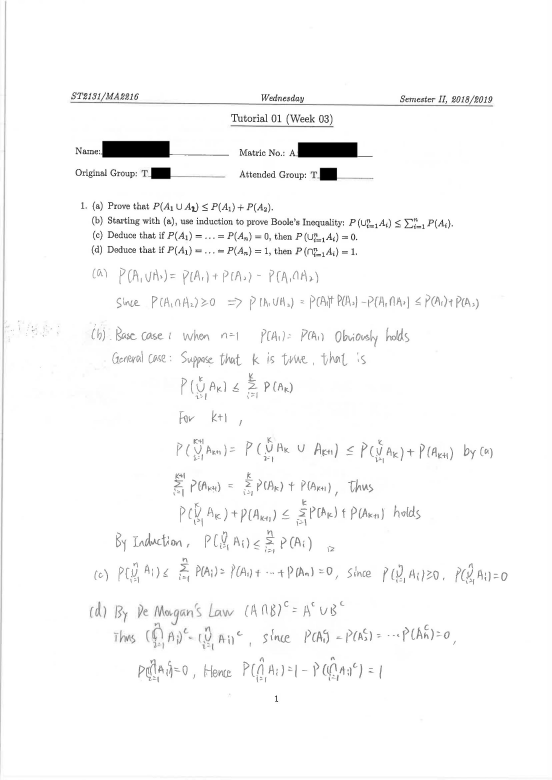
#> input picture ocr/modified-data/page42.jpg, 1654 x 2338 px, found by its file name (shown at 1/3 size)
$ jupyter execute --allow-errors ocr-j.ipynb   (shell and % lines are left out)   (older library calls are emulated)
#> lines starting #> are read from the running program, lines starting #| are printed output that depends on the picture; after the words box and inside, x2 and y2 are one past the last pixel; in counts of white or black regions, pixels touching at a corner belong together
### app/backend/download/breta-repo/src/ocr/helpers.py
# -*- coding: utf-8 -*-
"""
Helper functions for ocr project
"""
import cv2
import matplotlib.pyplot as plt
import numpy as np

SMALL_HEIGHT = 800


def implt(img, cmp=None, t=""):
    """Show image using plt."""
    plt.imshow(img, cmap=cmp)
    plt.title(t)
    plt.show()


def resize(img, height=SMALL_HEIGHT, always=False):
    """Resize image to given height."""
    if img.shape[0] > height or always:
        rat = height / img.shape[0]
        return cv2.resize(img, (int(rat * img.shape[1]), height))

    return img


def ratio(img, height=SMALL_HEIGHT):
    """Getting scale ratio."""
    return img.shape[0] / height


# [12 lines left out: function img_extend, not called in this run]

### app/backend/download/breta-repo/src/ocr/page.py
# -*- coding: utf-8 -*-
"""
Crop background and transform perspective from the photo of page
"""
import cv2
import numpy as np

from .helpers import *


def detection(image, area_thresh=0.5):
    """Finding Page."""
    small = resize(image)
    # Edge detection
    image_edges = _edges_detection(small, 200, 250)

    # Close gaps between edges (double page clouse => rectangle kernel)
    closed_edges = cv2.morphologyEx(image_edges, cv2.MORPH_CLOSE, np.ones((5, 11)))
    # Countours
    page_contour = _find_page_contours(closed_edges, small, area_thresh)

    # Recalculate to original scale
    page_contour = page_contour.dot(ratio(image, small.shape[0]))
    # Transform prespective
    new_image = _persp_transform(image, page_contour)
    return new_image


def _edges_detection(img, minVal, maxVal):
    """Preprocessing (gray, thresh, filter, border) + Canny edge detection."""
    img = cv2.cvtColor(img, cv2.COLOR_BGR2GRAY)

    img = cv2.bilateralFilter(img, 9, 75, 75)
    img = cv2.adaptiveThreshold(
        img, 255, cv2.ADAPTIVE_THRESH_GAUSSIAN_C, cv2.THRESH_BINARY, 115, 4
    )

    # Median blur replace center pixel by median of pixels under kelner
    # => removes thin details
    img = cv2.medianBlur(img, 11)

    # Add black border - detection of border touching pages
    img = cv2.copyMakeBorder(img, 5, 5, 5, 5, cv2.BORDER_CONSTANT, value=[0, 0, 0])
    return cv2.Canny(img, minVal, maxVal)


def _four_corners_sort(pts):
    """Sort corners in order: top-left, bot-left, bot-right, top-right."""
    diff = np.diff(pts, axis=1)
    summ = pts.sum(axis=1)
    return np.array(
        [
            pts[np.argmin(summ)],
            pts[np.argmax(diff)],
            pts[np.argmax(summ)],
            pts[np.argmin(diff)],
        ]
    )


def _contour_offset(cnt, offset):
    """Offset contour because of 5px border."""
    cnt += offset
    cnt[cnt < 0] = 0
    return cnt


def _find_page_contours(edges, img, area_thresh):
    """Finding corner points of page contour."""
    contours, hierarchy = cv2.findContours(
        edges, cv2.RETR_TREE, cv2.CHAIN_APPROX_SIMPLE
    )

    # Finding biggest rectangle otherwise return original corners
    height = edges.shape[0]
    width = edges.shape[1]
    MIN_COUNTOUR_AREA = height * width * area_thresh
    MAX_COUNTOUR_AREA = (width - 10) * (height - 10)

    max_area = MIN_COUNTOUR_AREA
    page_contour = np.array(
        [[0, 0], [0, height - 5], [width - 5, height - 5], [width - 5, 0]]
    )

    for cnt in contours:
        perimeter = cv2.arcLength(cnt, True)
        approx = cv2.approxPolyDP(cnt, 0.03 * perimeter, True)

        # Page has 4 corners and it is convex
        if (
            len(approx) == 4
            and cv2.isContourConvex(approx)
            and max_area < cv2.contourArea(approx) < MAX_COUNTOUR_AREA
        ):

            max_area = cv2.contourArea(approx)
            page_contour = approx[:, 0]

    # Sort corners and offset them
    page_contour = _four_corners_sort(page_contour)
    return _contour_offset(page_contour, (-5, -5))


def _persp_transform(img, s_points):
    """Transform perspective from start points to target points."""
    # Euclidean distance - calculate maximum height and width
    height = max(
        np.linalg.norm(s_points[0] - s_points[1]),
        np.linalg.norm(s_points[2] - s_points[3]),
    )
    width = max(
        np.linalg.norm(s_points[1] - s_points[2]),
        np.linalg.norm(s_points[3] - s_points[0]),
    )

    # Create target points
    t_points = np.array([[0, 0], [0, height], [width, height], [width, 0]], np.float32)

    # getPerspectiveTransform() needs float32
    if s_points.dtype != np.float32:
        s_points = s_points.astype(np.float32)

    M = cv2.getPerspectiveTransform(s_points, t_points)
    return cv2.warpPerspective(img, M, (int(width), int(height)))

### app/backend/download/breta-repo/src/ocr/tfhelpers.py
# -*- coding: utf-8 -*-
"""
Provide functions and classes:
Model       = Class for loading and using trained models from tensorflow
create_cell = function for creatting RNN cells with wrappers
"""
import tensorflow as tf
from tensorflow.python.ops.rnn_cell_impl import (DropoutWrapper, LSTMCell,
                                                 MultiRNNCell, ResidualWrapper)


class Model:
    """Loading and running isolated tf graph."""

    def __init__(self, loc, operation="activation", input_name="x"):
        """
        loc: location of file containing saved model
        operation: name of operation for running the model
        input_name: name of input placeholder
        """
        self.input = input_name + ":0"
        self.graph = tf.Graph()
        self.sess = tf.Session(graph=self.graph)
        with self.graph.as_default():
            saver = tf.train.import_meta_graph(loc + ".meta", clear_devices=True)
            saver.restore(self.sess, loc)
            self.op = self.graph.get_operation_by_name(operation).outputs[0]

    def run(self, data):
        """Run the specified operation on given data."""
        return self.sess.run(self.op, feed_dict={self.input: data})

    def eval_feed(self, feed):
        """Run the specified operation with given feed."""
        return self.sess.run(self.op, feed_dict=feed)

    # [47 lines left out: functions run_op, _create_single_cell, create_cell, not called in this run]

### ocr/ocr-j.ipynb
### Research & Information Bank

Full OCR Implementations
- https://github.com/Breta01/handwriting-ocr/tree/master/notebooks

Simple OCRs
- https://github.com/OlehOnyshchak/OCR
- https://github.com/chungkwong/mathocr-myscript
- https://github.com/DexterLei/Math-OCR

Others
- https://github.com/dkurman/handwriting_recognition/blob/develop/src/text_body_detection/notebooks/MaskRCNN.ipynb
- https://github.com/Glyphoid/math-handwriting-lib

Annotator
- https://github.com/scalabel/scalabel

### Source:  Breta01/handwriting-ocr

Command to execute in terminal
- git clone https://github.com/Breta01/handwriting-ocr.git
- conda create --name ocr-env
- conda activate ocr-env
- install Numpy (1.13), Tensorflow (1.4), OpenCV (3.1), Pandas (0.21), Matplotlib (2.1)
    - conda install tensorflow-gpu
    - conda install -c conda-forge matplotlib
- jupyter notebook

#### word detection

[cell 1]
import sys
import numpy as np
import pandas as pd
import matplotlib.pyplot as plt
import cv2

sys.path.append('../src')
from ocr.helpers import implt, resize, ratio
from ocr import page

plt.rcParams['figure.figsize'] = (15.0, 10.0)

[cell 2]
img = "page10"
# loading image (converting to RGB)
#> (the rest of this cell did not finish here and is left out)

[cell 3]
# [16 lines left out: functions sobel, edge_detect, not called in this run]

#> (a cell that did not finish here is left out)

[cell 5]
# [71 lines left out: function textDetectWatershed, not called in this run]

#> (a cell that did not finish here is left out)

#### OCR

[cell 7]
import sys
import numpy as np
import pandas as pd
import matplotlib.pyplot as plt
import tensorflow as tf
import cv2

sys.path.append('../src')
from ocr.normalization import word_normalization, letter_normalization
#> (the rest of this cell did not finish here and is left out)

from ocr.helpers import implt, resize
from ocr.tfhelpers import Model
from ocr.datahelpers import idx2char

[cell 8]
plt.rcParams['figure.figsize'] = (15.0, 10.0)

[cell 9]
IMG = 'C:\\Users\\20jam\\Documents\\always-in-progress\\DSA3101 Data Science in Practice\\project - personal attempts\\2. modified-data\\page42.jpg'
LANG = 'en'
# You can use only one of these two
# You HABE TO train the CTC model by yourself using word_classifier_CTC.ipynb
MODEL_LOC_CHARS = '../models/char-clas/' + LANG + '/CharClassifier'
MODEL_LOC_CTC = '../models/word-clas/CTC/Classifier1'

#> (a cell that did not finish here is left out)

[cell 11]
image = cv2.cvtColor(cv2.imread(IMG), cv2.COLOR_BGR2RGB)
#> image is the input picture: shape (2338, 1654, 3); min 0, max 255, mean 249.3
implt(image)

[cell 12]
# Crop image and get bounding boxes
crop = page.detection(image)
#> in resize, `return cv2.resize(img, (int(rat * img.shape[1]), height))`:
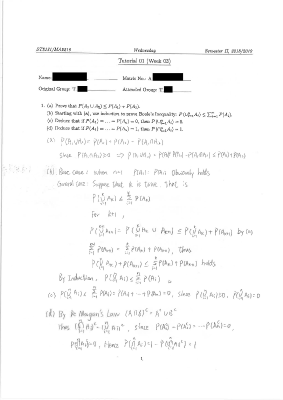
#> returned value: shape (800, 565, 3) (shown at 1/2 size); min 0, max 255, mean 249.3
#> in _edges_detection, `img = cv2.adaptiveThreshold( img, 255, cv2.ADAPTIVE_THRESH_GAUSSIAN_C,..`:
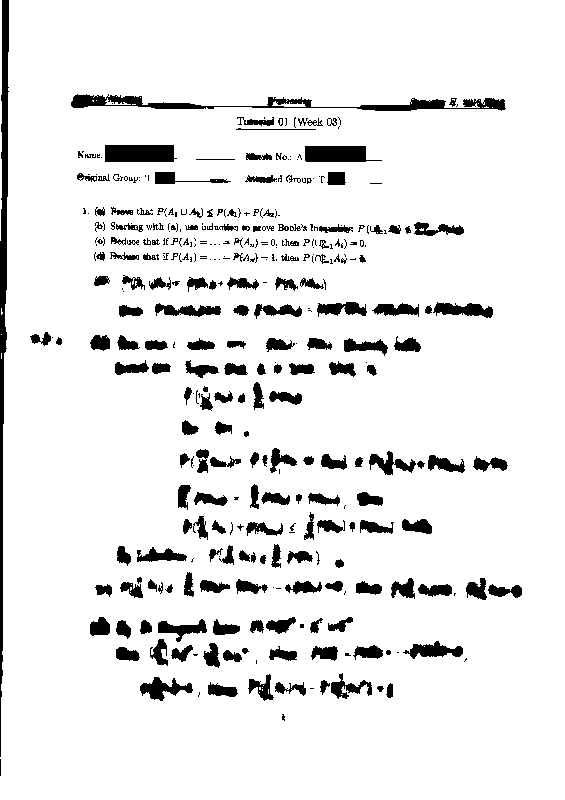
#> img: shape (800, 565); 91.5% white; 372 black regions (176 under 20 px), largest, box (x1, y1, x2, y2) and area: (0, 0, 9, 757) 3324, (71, 94, 506, 111) 2389, (105, 145, 177, 162) 1176
#> in _edges_detection, `img = cv2.medianBlur(img, 11)`:
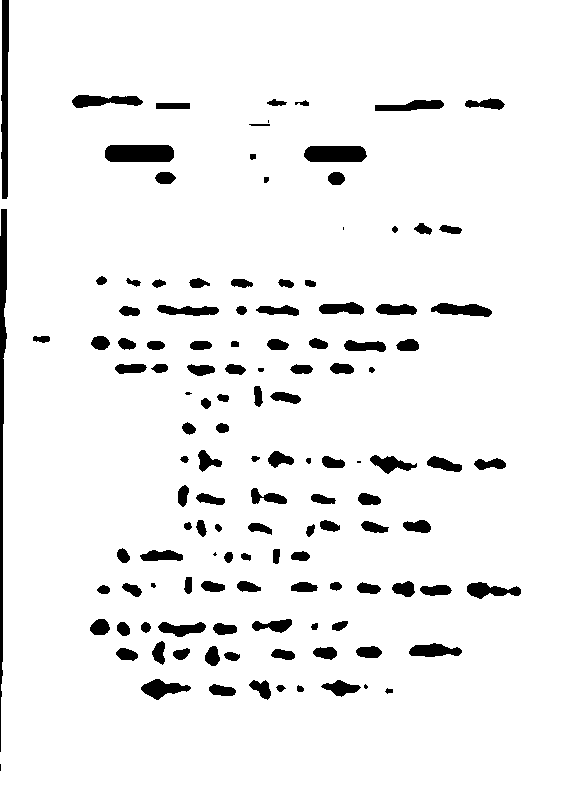
#> img: shape (800, 565); 94% white; 127 black regions (7 under 20 px), largest, box (x1, y1, x2, y2) and area: (0, 209, 7, 752) 2008, (1, 0, 9, 199) 1265, (105, 145, 174, 162) 1128
#> in _edges_detection, `img = cv2.copyMakeBorder(img, 5, 5, 5, 5, cv2.BORDER_CONSTANT, value=[..`:
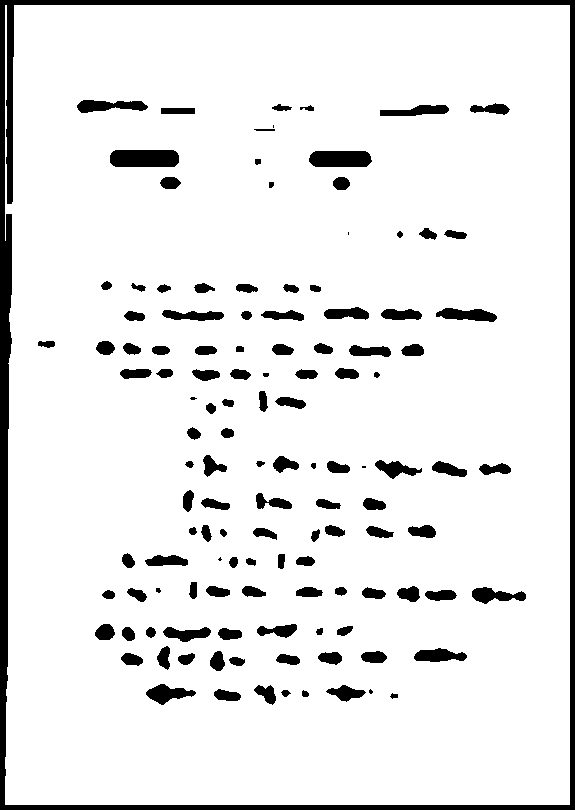
#> img: shape (810, 575); 91.3% white; 125 black regions (6 under 20 px), largest, box (x1, y1, x2, y2) and area: (0, 0, 575, 810) 17030, (110, 150, 179, 167) 1128, (309, 151, 372, 167) 938
#> in _edges_detection, `return cv2.Canny(img, minVal, maxVal)`:
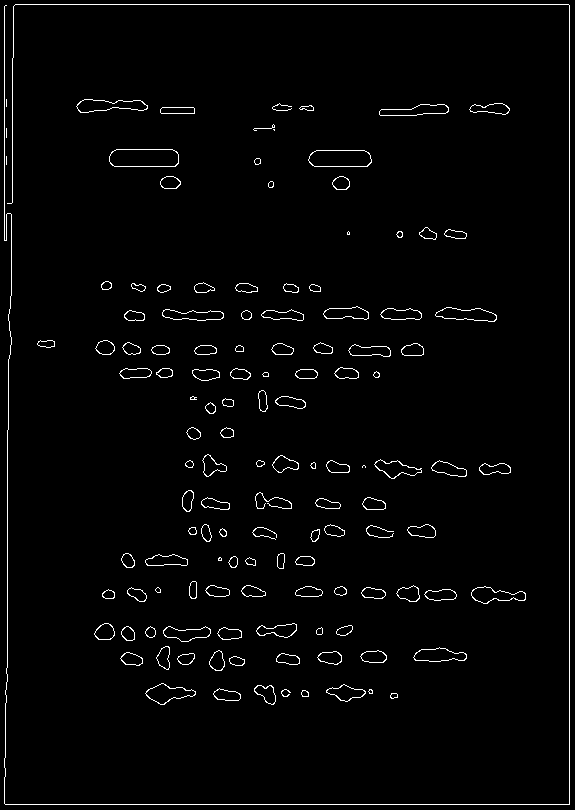
#> returned value: shape (810, 575); 2.2% white in thin lines or dots
#> in detection, `closed_edges = cv2.morphologyEx(image_edges, cv2.MORPH_CLOSE, np.ones(..`:
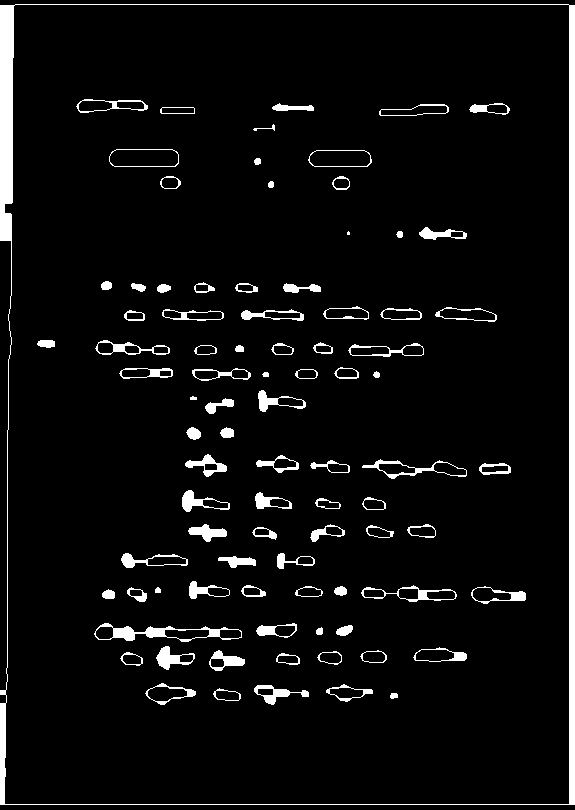
#> closed_edges: shape (810, 575); 5.3% white; 88 white regions (1 under 20 px)
#> in _find_page_contours, `contours, hierarchy = cv2.findContours( edges, cv2.RETR_TREE, cv2.CHAI..`: contours = 162 contours, 3 with area under 20; largest, box (x1, y1, x2, y2) and area: (0, 4, 575, 805) 455536, (4, 4, 570, 805) 448286, (94, 623, 242, 642) 1352, (109, 149, 179, 167) 1128, (109, 149, 179, 167) 1119
#> the loop in _find_page_contours, `for cnt in contours:` made 162 passes
#> (perimeter, max_area, page_contour) on pass 2: (2739, 446647, [[15, 4], [569, 5], [568, 804], [4, 803]])
#> after the loop in _find_page_contours, `for cnt in contours:`: max_area = 446647
#> in _four_corners_sort, `diff = np.diff(pts, axis=1)`: diff = [-11, -564, 236, 799]
#> in _four_corners_sort, `summ = pts.sum(axis=1)`: summ = [19, 574, 1372, 807]
#> in _find_page_contours, `page_contour = _four_corners_sort(page_contour)`: page_contour = [[15, 4], [4, 803], [568, 804], [569, 5]]
#> in _contour_offset, `cnt += offset`: cnt = [[10, -1], [-1, 798], [563, 799], [564, 0]]
#> in detection, `page_contour = _find_page_contours(closed_edges, small, area_thresh)`: page_contour = [[10, 0], [0, 798], [563, 799], [564, 0]]
#> in detection, `page_contour = page_contour.dot(ratio(image, small.shape[0]))`: page_contour = [[29.22, 0], [0, 2332.2], [1645.4, 2335.1], [1648.3, 0]]
#> in _persp_transform, `height = max( np.linalg.norm(s_points[0] - s_points[1]), np.linalg.nor..`: height = 2335.1
#> in _persp_transform, `width = max( np.linalg.norm(s_points[1] - s_points[2]), np.linalg.norm..`: width = 1645.4
#> in _persp_transform, `t_points = np.array([[0, 0], [0, height], [width, height], [width, 0]]..`: t_points = [[0, 0], [0, 2335.1], [1645.4, 2335.1], [1645.4, 0]]
#> in _persp_transform, `s_points = s_points.astype(np.float32)`: s_points = [[29.23, 0], [0, 2332.2], [1645.4, 2335.1], [1648.3, 0]]
#> in _persp_transform, `M = cv2.getPerspectiveTransform(s_points, t_points)`: M = [[1.02, 0.0128, -29.74], [1.45e-19, 1.02, -2.39e-16], [7.62e-07, 6.98e-06, 1]]
#> in _persp_transform, `return cv2.warpPerspective(img, M, (int(width), int(height)))`:
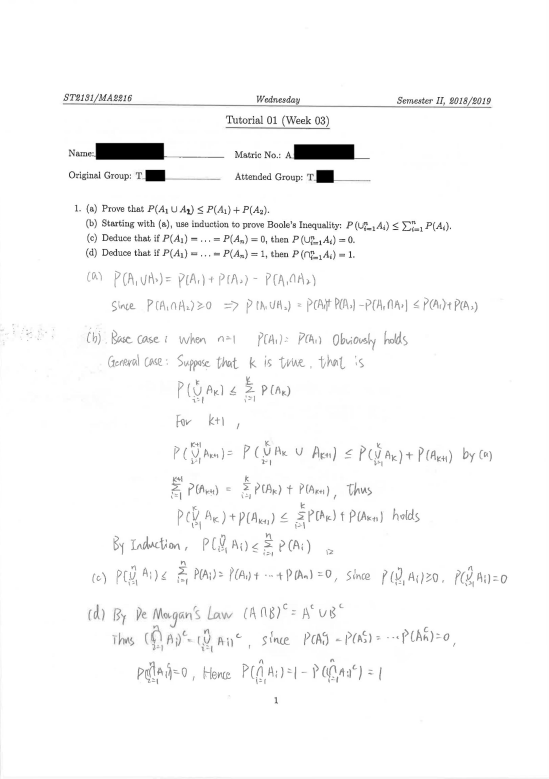
#> returned value: shape (2335, 1645, 3) (shown at 1/3 size); min 0, max 255, mean 249.4
implt(crop)
#> (the rest of this cell did not finish here and is left out)

[cell 13]
# [34 lines left out: function recognise, not called in this run]

implt(crop)

$ run again, with ocr/modified-data/page0.jpg copied over ocr/modified-data/page42.jpg
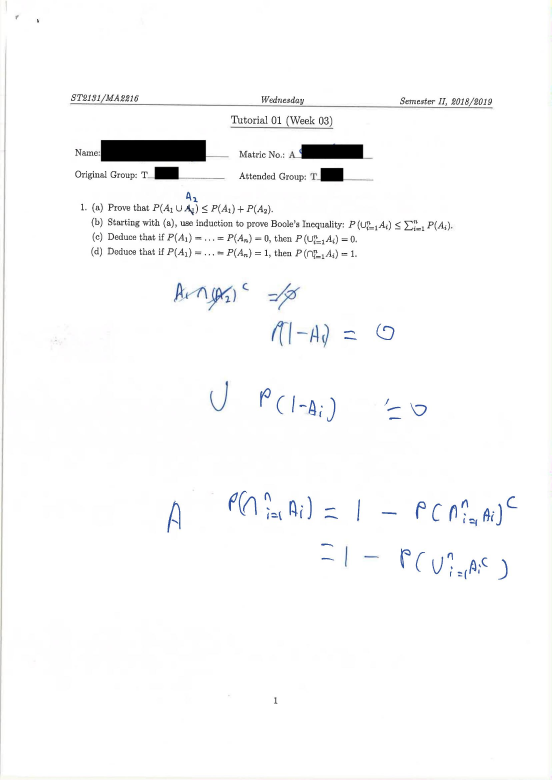
#> input picture ocr/modified-data/page0.jpg, 1654 x 2338 px, found by its file name (shown at 1/3 size)
#> in detection, `closed_edges = cv2.morphologyEx(image_edges, cv2.MORPH_CLOSE, np.ones(..`:
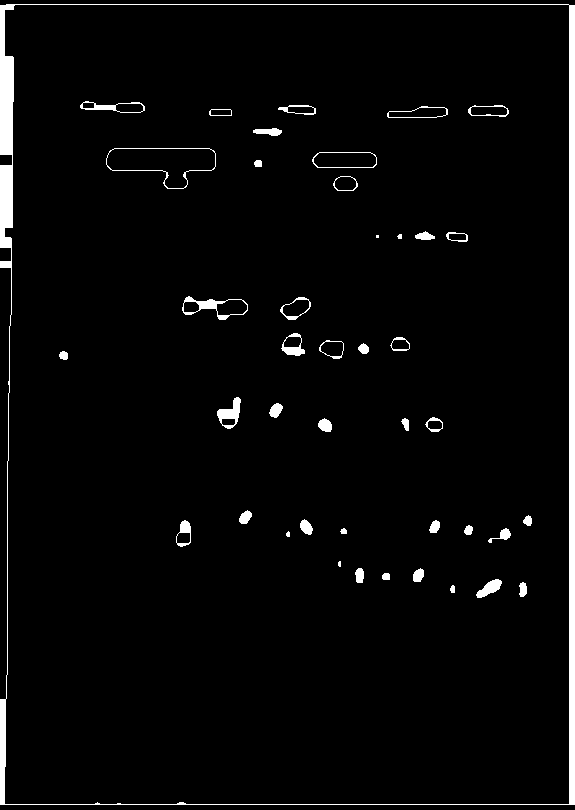
#> closed_edges: shape (810, 575); 3.2% white; 43 white regions (3 under 20 px)
#> contours = 63 contours, 4 with area under 20; largest, box (x1, y1, x2, y2) and area: (0, 4, 575, 805) 455486, (4, 4, 570, 805) 448540, (106, 148, 216, 189) 2716, (106, 148, 216, 189) 2684, (312, 152, 377, 168) 910
#> the loop in _find_page_contours, `for cnt in contours:` made 63 passes
#> (perimeter, max_area, page_contour) on pass 2: (2755, 449224.5, [[5, 9], [569, 5], [568, 804], [4, 803]])
#> after the loop in _find_page_contours, `for cnt in contours:`: max_area = 449224.5
#> diff = [4, -564, 236, 799]
#> summ = [14, 574, 1372, 807]
#> in _find_page_contours, `page_contour = _four_corners_sort(page_contour)`: page_contour = [[5, 9], [4, 803], [568, 804], [569, 5]]
#> in _contour_offset, `cnt += offset`: cnt = [[0, 4], [-1, 798], [563, 799], [564, 0]]
#> in detection, `page_contour = _find_page_contours(closed_edges, small, area_thresh)`: page_contour = [[0, 4], [0, 798], [563, 799], [564, 0]]
#> in detection, `page_contour = page_contour.dot(ratio(image, small.shape[0]))`: page_contour = [[0, 11.69], [0, 2332.2], [1645.4, 2335.1], [1648.3, 0]]
#> in _persp_transform, `height = max( np.linalg.norm(s_points[0] - s_points[1]), np.linalg.nor..`: height = 2335.1
#> in _persp_transform, `width = max( np.linalg.norm(s_points[1] - s_points[2]), np.linalg.norm..`: width = 1648.3
#> t_points = [[0, 0], [0, 2335.1], [1648.3, 2335.1], [1648.3, 0]]
#> s_points has the same summary as page_contour in detection
#> M = [[1.01, 1.9e-19, -3.47e-18], [0.00712, 1, -11.74], [3.82e-06, -7.59e-07, 1]]
#> in _persp_transform, `return cv2.warpPerspective(img, M, (int(width), int(height)))`:
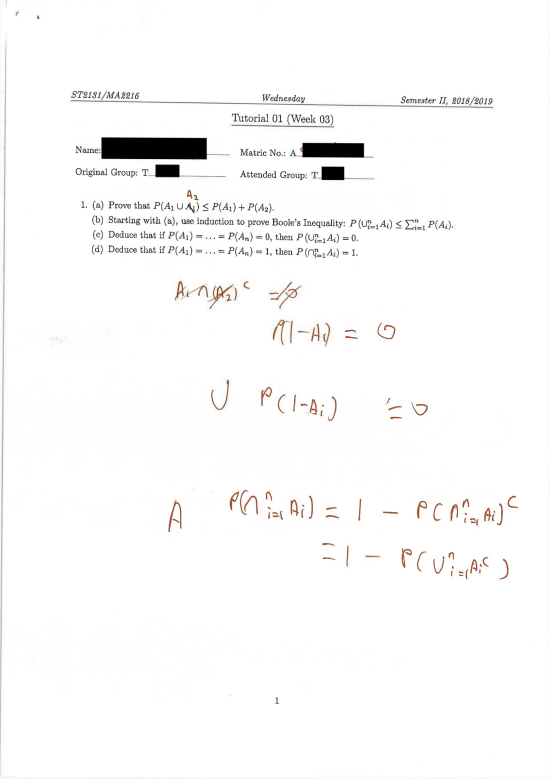
#> returned value: shape (2335, 1648, 3) (shown at 1/3 size); mean of channels 0, 1, 2 249.5, 249.7, 250; drawn as B, G, R
